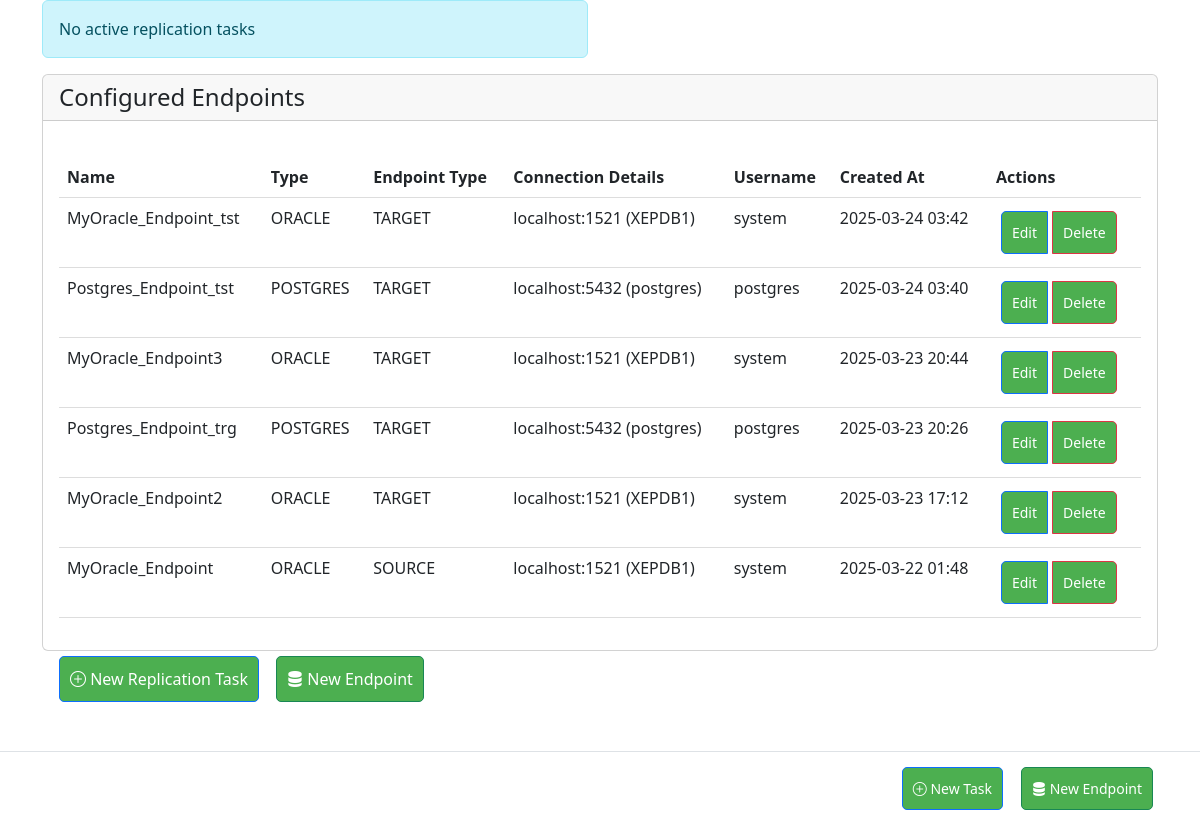
Before: / with the older database file.
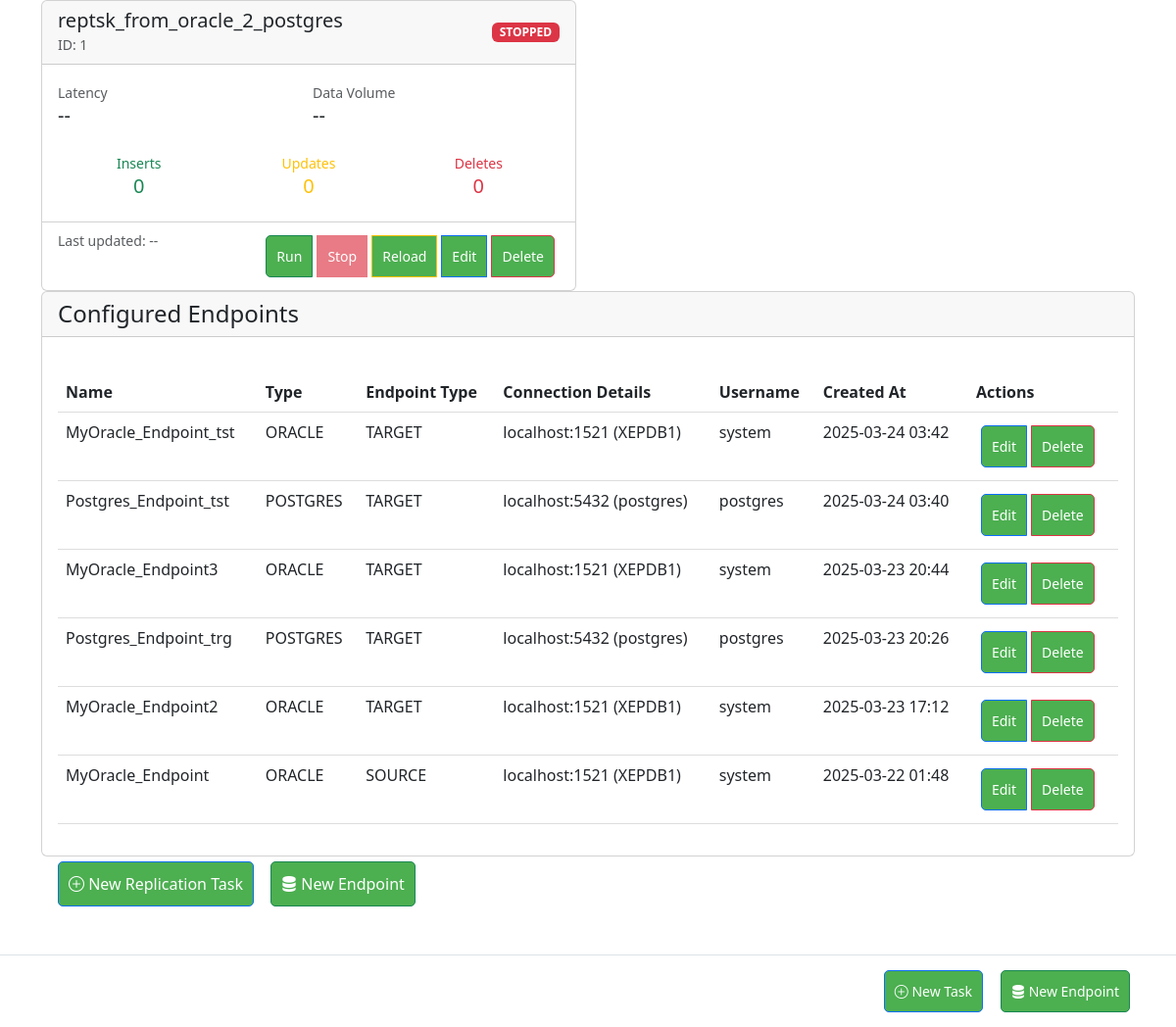
After: the same page with the newer database file.
### app/models/endpoint.py (models this page shows, shortened)
class Endpoint(db.Model):
    id = db.Column(db.Integer, primary_key=True)
    name = db.Column(db.String(100), nullable=False)
    type = db.Column(db.String(20), nullable=False)  # oracle, mysql, bigquery
    username = db.Column(db.String(100), nullable=False)
    password = db.Column(db.String(100), nullable=False)
    host = db.Column(db.String(100))  # For oracle/mysql
    port = db.Column(db.Integer)  # For oracle/mysql
    service_name = db.Column(db.String(100))  # For oracle
    dataset = db.Column(db.String(100))  # For bigquery
    credentials_json = db.Column(db.Text)  # For bigquery
    database = db.Column(db.String(100))  # For mysql
    created_at = db.Column(db.DateTime, default=db.func.now())
    target_schema = db.Column(db.String(100))  # New field for target schema
    endpoint_type = db.Column(db.String(20), nullable=False, default='source')  # source or target

### app/models/task.py (models this page shows, shortened)
class ReplicationTask(db.Model):
    __tablename__ = 'replication_task'
    id = db.Column(db.Integer, primary_key=True)
    name = db.Column(db.String(120), unique=True, nullable=False)
    metrics = db.Column(db.JSON)  # Stores latency, counts, etc.
    source_id = db.Column(db.Integer, db.ForeignKey('endpoint.id'), nullable=False)
    destination_id = db.Column(db.Integer, db.ForeignKey('endpoint.id'), nullable=False)
    tables = db.Column(db.JSON)
    cdc_type = db.Column(db.String(20))
    cdc_config = db.Column(db.JSON)
    status = db.Column(db.String(20), default='stopped')
    options = db.Column(db.JSON)
    last_position = db.Column(db.JSON)
    created_at = db.Column(db.DateTime, default=db.func.now())
    tables = db.Column(db.JSON)  # Store selected tables
    initial_load = db.Column(db.Boolean, default=False)
    create_tables = db.Column(db.Boolean, default=True)
    replication_mode = db.Column(db.String(20), default='full')  # full/partial
    merge_enabled = db.Column(db.Boolean, default=True)
    metrics = db.Column(db.JSON, default={  # Initialize metrics with default values
        'inserts': 0,
        'updates': 0,
        'deletes': 0,
        'bytes_processed': 0,
        'latency': 0,
        'last_updated': datetime.utcnow().isoformat(),
        'last_position': 0
    })
    source = db.relationship('Endpoint', foreign_keys=[source_id], backref='source_tasks')
    destination = db.relationship('Endpoint', foreign_keys=[destination_id], backref='destination_tasks')

### app/web/routes.py (the view)
@bp.route('/')
def dashboard():
    page = request.args.get('page', 1, type=int)
    per_page = 10
    tasks = ReplicationTask.query.order_by(ReplicationTask.created_at.desc()).all()
    endpoints = Endpoint.query.order_by(Endpoint.created_at.desc()).all()
    return render_template('dashboard.html',
                           tasks=tasks,
                           endpoints=endpoints)

### app/web/templates/dashboard.html (shortened to what this page needs)
{% extends "base.html" %}
{% block content %}
 <div class="row row-cols-1 row-cols-md-2 g-4" id="task-monitor">
    {% for task in tasks %}
    <div class="col" data-task-id="{{ task.id }}">
        <div class="card h-100">
          <div class="card-header d-flex justify-content-between align-items-center">
             <div>
                <h5 class="mb-0">{{ task.name }}</h5>
                <small class="text-muted">ID: {{ task.id }}</small>
             </div>
             <span class="task-status-badge badge bg-{{ 'success' if task.status == 'running' else 'danger' }}">
                     {{ task.status|upper }}
             </span>
          </div>
            <div class="card-body">
                <div class="row g-2 mb-3">
                    <div class="col-6">
                        <small class="text-muted">Latency</small>
                        <div class="h5" data-metric="latency">--</div>
                    </div>
                    <div class="col-6">
                        <small class="text-muted">Data Volume</small>
                        <div class="h5" data-metric="volume">--</div>
                    </div>
                </div>
                <div class="row g-2">
                    <div class="col-4 text-center">
                        <div class="text-success">
                            <small>Inserts</small>
                            <div class="h5" data-metric="inserts">0</div>
                        </div>
                    </div>
                    <div class="col-4 text-center">
                        <div class="text-warning">
                            <small>Updates</small>
                            <div class="h5" data-metric="updates">0</div>
                        </div>
                    </div>
                    <div class="col-4 text-center">
                        <div class="text-danger">
                            <small>Deletes</small>
                            <div class="h5" data-metric="deletes">0</div>
                        </div>
                    </div>
                </div>
            </div>
            <div class="card-footer bg-transparent">
                <div class="d-flex justify-content-between">
                    <small class="text-muted">
                        Last updated: <span data-metric="last-updated">--</span>
                    </small>
<div class="btn-group">
    <button class="btn btn-sm btn-success run-btn" data-task-id="{{ task.id }}">
        Run
    </button>
    <button class="btn btn-sm btn-danger stop-task-btn" data-task-id="{{ task.id }}" {% if task.status != 'running' %}disabled{% endif %}>
        Stop
    </button>
    <button class="btn btn-sm btn-warning reload-btn" data-task-id="{{ task.id }}">
        Reload
    </button>
    <a href="{{ url_for('web.edit_task', task_id=task.id) }}" class="btn btn-sm btn-primary">
        Edit
    </a>
    <button class="btn btn-sm btn-danger delete-task-btn" data-task-id="{{ task.id }}" onclick="return confirm('Delete this task?')">
        Delete
    </button>
</div>
                </div>
            </div>
        </div>
    </div>
    {% else %}
    <div class="col-12">
        <div class="alert alert-info">No active replication tasks</div>
    </div>
    {% endfor %}
</div>
    <div class="card">
        <div class="card-header">
            <h4 class="mb-0">Configured Endpoints</h4>
        </div>
        <div class="card-body">
            <table class="table table-hover">
                <thead>
                    <tr>
                        <th>Name</th>
                        <th>Type</th>
                        <th>Endpoint Type</th>
                        <th>Connection Details</th>
                        <th>Username</th>
                        <th>Created At</th>
                        <th>Actions</th>
                    </tr>
                </thead>
                <tbody>
                    {% for endpoint in endpoints %}
                    <tr>
                        <td>{{ endpoint.name }}</td>
                        <td>{{ endpoint.type|upper }}</td>
                        <td>{{ endpoint.endpoint_type|upper }}</td>
                        <td>
                            {% if endpoint.type == 'oracle' %}
                                {{ endpoint.host }}:{{ endpoint.port }} ({{ endpoint.service_name }})
                            {% elif endpoint.type == 'postgres' %}
                                {{ endpoint.host }}:{{ endpoint.port }} ({{ endpoint.database }})
                            {% elif endpoint.type == 'bigquery' %}
                                Dataset: {{ endpoint.dataset }}
                            {% elif endpoint.type == 'mysql' %}
                                Database: {{ endpoint.database }}
                            {% endif %}
                        </td>
                        <td>{{ endpoint.username }}</td>
                        <td>{{ endpoint.created_at.strftime('%Y-%m-%d %H:%M') }}</td>
                        <td>
                            <div class="btn-group">
                                <a href="{{ url_for('web.edit_endpoint', endpoint_id=endpoint.id) }}"
                                   class="btn btn-sm btn-primary">Edit</a>
                                <a href="{{ url_for('web.delete_endpoint', endpoint_id=endpoint.id) }}"
                                   class="btn btn-sm btn-danger"
                                   onclick="return confirm('Delete this endpoint?')">Delete</a>
                            </div>
                        </td>
                    </tr>
                    {% else %}
                    <tr>
                        <td colspan="7" class="text-center">No configured endpoints</td>
                    </tr>
                    {% endfor %}
                </tbody>
            </table>
        </div>
    </div>
<div class="container">
    <div class="d-flex justify-content-between mb-4">
        <div>
            <a href="{{ url_for('web.create_task') }}" class="btn btn-primary">
                <i class="bi bi-plus-circle"></i> New Replication Task
            </a>
            <a href="{{ url_for('web.create_endpoint') }}" class="btn btn-success ms-2">
                <i class="bi bi-server"></i> New Endpoint
            </a>
        </div>
    </div>
    </div>
{% endblock %}

### app/web/templates/base.html (shortened to what this page needs)
<!DOCTYPE html>
<html>
<head>
    <link href="https://cdn.jsdelivr.net/npm/bootstrap@5.3.0/dist/css/bootstrap.min.css" rel="stylesheet">
    <link rel="stylesheet" href="https://cdn.jsdelivr.net/npm/bootstrap-icons@1.11.3/font/bootstrap-icons.min.css">
    <link rel="stylesheet" href="{{ url_for('static', filename='css/dashboard.css') }}">
</head>
<body>
    <main class="container">
        {% block content %}{% endblock %}
    </main>
    <footer class="fixed-footer">
        <div class="container">
            <div class="d-flex justify-content-end gap-2">
                <a href="{{ url_for('web.create_task') }}" class="btn btn-primary btn-sm">
                    <i class="bi bi-plus-circle"></i> New Task
                </a>
                <a href="{{ url_for('web.create_endpoint') }}" class="btn btn-success btn-sm">
                    <i class="bi bi-server"></i> New Endpoint
                </a>
            </div>
        </div>
    </footer>
</body>
</html>

### app/static/css/dashboard.css (style rules this page uses)
.btn { background: #4CAF50; color: white; padding: 10px; border-radius: 5px; text-decoration: none; margin: 5px; }
table { width: 100%; margin-top: 20px; border-collapse: collapse; }
th, td { padding: 12px; text-align: left; border-bottom: 1px solid #ddd; }

### app/web/templates/base.html (style rules this page uses)
body { padding-bottom: 70px; }
.fixed-footer { position: fixed; bottom: 0; left: 0; right: 0; background: white; border-top: 1px solid #dee2e6; padding: 10px 0; z-index: 1000; }

Changed rows visible on the page:
added ReplicationTask: name "reptsk_from_oracle_2_postgres", id "1", status "STOPPED"
Other visible differences:
text no longer shown: "No active replication tasks"
